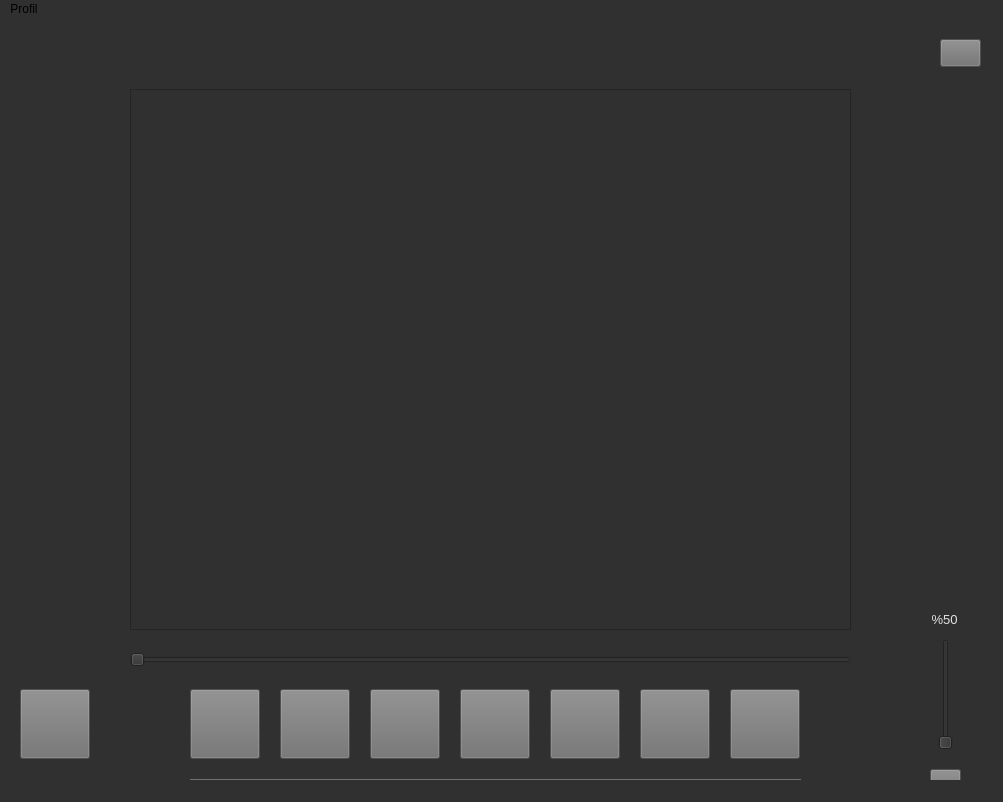
<?xml version="1.0" encoding="UTF-8"?>
<ui version="4.0">
 <class>MainWindow</class>
 <widget class="QMainWindow" name="MainWindow">
  <property name="geometry">
   <rect>
    <x>0</x>
    <y>0</y>
    <width>1003</width>
    <height>802</height>
   </rect>
  </property>
  <property name="windowTitle">
   <string>MainWindow</string>
  </property>
  <property name="styleSheet">
   <string notr="true">background-color: rgb(48, 48, 48);</string>
  </property>
  <widget class="QWidget" name="centralwidget">
   <widget class="QPushButton" name="sarkigeriSar">
    <property name="geometry">
     <rect>
      <x>280</x>
      <y>670</y>
      <width>70</width>
      <height>70</height>
     </rect>
    </property>
    <property name="styleSheet">
     <string notr="true">color: rgb(225, 225, 225);
background-color: rgb(112, 112, 112);</string>
    </property>
    <property name="text">
     <string/>
    </property>
   </widget>
   <widget class="QPushButton" name="muteButon">
    <property name="geometry">
     <rect>
      <x>930</x>
      <y>750</y>
      <width>31</width>
      <height>31</height>
     </rect>
    </property>
    <property name="styleSheet">
     <string notr="true">background-color: rgb(112, 112, 112);</string>
    </property>
    <property name="text">
     <string/>
    </property>
   </widget>
   <widget class="QListWidget" name="sarkiListesi">
    <property name="geometry">
     <rect>
      <x>130</x>
      <y>70</y>
      <width>721</width>
      <height>541</height>
     </rect>
    </property>
    <property name="styleSheet">
     <string notr="true">color: rgb(225, 225, 225);</string>
    </property>
   </widget>
   <widget class="QSlider" name="sarkiKonumu">
    <property name="geometry">
     <rect>
      <x>130</x>
      <y>630</y>
      <width>721</width>
      <height>22</height>
     </rect>
    </property>
    <property name="styleSheet">
     <string notr="true">background-color: rgb(48, 48, 48);</string>
    </property>
    <property name="orientation">
     <enum>Qt::Horizontal</enum>
    </property>
   </widget>
   <widget class="QPushButton" name="duraklatButon">
    <property name="geometry">
     <rect>
      <x>550</x>
      <y>670</y>
      <width>70</width>
      <height>70</height>
     </rect>
    </property>
    <property name="styleSheet">
     <string notr="true">color: rgb(225, 225, 225);
background-color: rgb(112, 112, 112);</string>
    </property>
    <property name="text">
     <string/>
    </property>
   </widget>
   <widget class="QPushButton" name="sarkigeriButon">
    <property name="geometry">
     <rect>
      <x>190</x>
      <y>670</y>
      <width>70</width>
      <height>70</height>
     </rect>
    </property>
    <property name="styleSheet">
     <string notr="true">color: rgb(225, 225, 225);
background-color: rgb(112, 112, 112);</string>
    </property>
    <property name="text">
     <string/>
    </property>
   </widget>
   <widget class="QLabel" name="sesSeviye">
    <property name="geometry">
     <rect>
      <x>924</x>
      <y>590</y>
      <width>41</width>
      <height>20</height>
     </rect>
    </property>
    <property name="font">
     <font>
      <pointsize>10</pointsize>
     </font>
    </property>
    <property name="styleSheet">
     <string notr="true">color: rgb(225, 225, 225);</string>
    </property>
    <property name="text">
     <string>%50</string>
    </property>
    <property name="alignment">
     <set>Qt::AlignCenter</set>
    </property>
   </widget>
   <widget class="QPushButton" name="sarkileriButon">
    <property name="geometry">
     <rect>
      <x>730</x>
      <y>670</y>
      <width>70</width>
      <height>70</height>
     </rect>
    </property>
    <property name="styleSheet">
     <string notr="true">color: rgb(225, 225, 225);
background-color: rgb(112, 112, 112);</string>
    </property>
    <property name="text">
     <string/>
    </property>
   </widget>
   <widget class="QSlider" name="sesSeviyesi">
    <property name="geometry">
     <rect>
      <x>930</x>
      <y>620</y>
      <width>31</width>
      <height>111</height>
     </rect>
    </property>
    <property name="styleSheet">
     <string notr="true">background-color: rgb(48, 48, 48);</string>
    </property>
    <property name="orientation">
     <enum>Qt::Vertical</enum>
    </property>
   </widget>
   <widget class="QPushButton" name="durdurButon">
    <property name="geometry">
     <rect>
      <x>370</x>
      <y>670</y>
      <width>70</width>
      <height>70</height>
     </rect>
    </property>
    <property name="styleSheet">
     <string notr="true">color: rgb(225, 225, 225);
background-color: rgb(112, 112, 112);</string>
    </property>
    <property name="text">
     <string/>
    </property>
   </widget>
   <widget class="QPushButton" name="sarkiYolu">
    <property name="geometry">
     <rect>
      <x>940</x>
      <y>20</y>
      <width>41</width>
      <height>28</height>
     </rect>
    </property>
    <property name="styleSheet">
     <string notr="true">background-color: rgb(112, 112, 112);</string>
    </property>
    <property name="text">
     <string/>
    </property>
   </widget>
   <widget class="QPushButton" name="begenButon">
    <property name="geometry">
     <rect>
      <x>20</x>
      <y>670</y>
      <width>70</width>
      <height>70</height>
     </rect>
    </property>
    <property name="styleSheet">
     <string notr="true">color: rgb(225, 225, 225);
background-color: rgb(112, 112, 112);</string>
    </property>
    <property name="text">
     <string/>
    </property>
   </widget>
   <widget class="QLabel" name="sarkiAdi">
    <property name="geometry">
     <rect>
      <x>190</x>
      <y>760</y>
      <width>611</width>
      <height>21</height>
     </rect>
    </property>
    <property name="layoutDirection">
     <enum>Qt::LeftToRight</enum>
    </property>
    <property name="styleSheet">
     <string notr="true">background-color: rgb(112, 112, 112);
color: rgb(225, 225, 225);</string>
    </property>
    <property name="frameShadow">
     <enum>QFrame::Plain</enum>
    </property>
    <property name="text">
     <string>(Şarkı Adı)</string>
    </property>
    <property name="textFormat">
     <enum>Qt::AutoText</enum>
    </property>
    <property name="alignment">
     <set>Qt::AlignCenter</set>
    </property>
   </widget>
   <widget class="QPushButton" name="oynatButon">
    <property name="geometry">
     <rect>
      <x>460</x>
      <y>670</y>
      <width>70</width>
      <height>70</height>
     </rect>
    </property>
    <property name="styleSheet">
     <string notr="true">background-color: rgb(112, 112, 112);</string>
    </property>
    <property name="text">
     <string/>
    </property>
   </widget>
   <widget class="QPushButton" name="sarkileriSar">
    <property name="geometry">
     <rect>
      <x>640</x>
      <y>670</y>
      <width>70</width>
      <height>70</height>
     </rect>
    </property>
    <property name="styleSheet">
     <string notr="true">color: rgb(225, 225, 225);
background-color: rgb(112, 112, 112);</string>
    </property>
    <property name="text">
     <string/>
    </property>
   </widget>
  </widget>
  <widget class="QMenuBar" name="menubar">
   <property name="geometry">
    <rect>
     <x>0</x>
     <y>0</y>
     <width>1003</width>
     <height>26</height>
    </rect>
   </property>
   <widget class="QMenu" name="menuProfil">
    <property name="title">
     <string>Profil</string>
    </property>
    <addaction name="actionCikis_Yap"/>
   </widget>
   <addaction name="menuProfil"/>
  </widget>
  <widget class="QStatusBar" name="statusbar"/>
  <action name="actionCikis_Yap">
   <property name="text">
    <string>Cikis Yap</string>
   </property>
  </action>
 </widget>
 <resources/>
 <connections/>
</ui>
